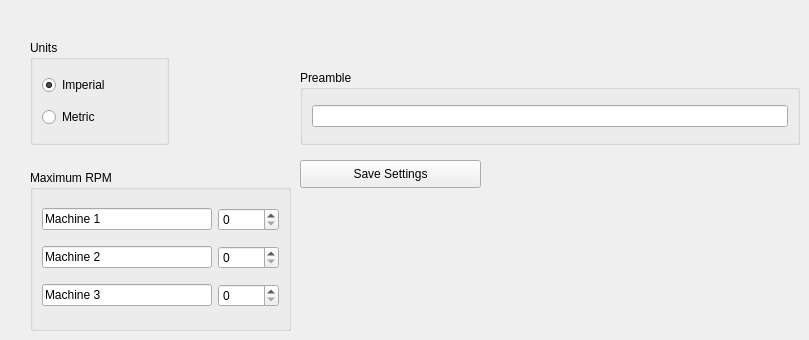
      <widget class="QWidget" name="tab">
       <attribute name="title">
        <string>Setup</string>
       </attribute>
       <widget class="QGroupBox" name="unitsGB">
        <property name="geometry">
         <rect>
          <x>30</x>
          <y>40</y>
          <width>139</width>
          <height>105</height>
         </rect>
        </property>
        <property name="title">
         <string>Units</string>
        </property>
        <layout class="QGridLayout" name="gridLayout_10">
         <item row="0" column="0">
          <widget class="QRadioButton" name="inchRB">
           <property name="text">
            <string>Imperial</string>
           </property>
           <property name="checked">
            <bool>true</bool>
           </property>
           <property name="units" stdset="0">
            <string>G20</string>
           </property>
           <attribute name="buttonGroup">
            <string notr="true">unitsBG</string>
           </attribute>
          </widget>
         </item>
         <item row="1" column="0">
          <widget class="QRadioButton" name="mmRB">
           <property name="text">
            <string>Metric</string>
           </property>
           <property name="units" stdset="0">
            <string>G21</string>
           </property>
           <attribute name="buttonGroup">
            <string notr="true">unitsBG</string>
           </attribute>
          </widget>
         </item>
        </layout>
       </widget>
       <widget class="QGroupBox" name="groupBox_8">
        <property name="geometry">
         <rect>
          <x>300</x>
          <y>70</y>
          <width>500</width>
          <height>75</height>
         </rect>
        </property>
        <property name="minimumSize">
         <size>
          <width>500</width>
          <height>0</height>
         </size>
        </property>
        <property name="title">
         <string>Preamble</string>
        </property>
        <layout class="QGridLayout" name="gridLayout_11">
         <item row="0" column="0">
          <widget class="QLineEdit" name="preambleLE"/>
         </item>
        </layout>
       </widget>
       <widget class="QPushButton" name="saveSettingsPB">
        <property name="geometry">
         <rect>
          <x>300</x>
          <y>160</y>
          <width>181</width>
          <height>28</height>
         </rect>
        </property>
        <property name="text">
         <string>Save Settings</string>
        </property>
       </widget>
       <widget class="QGroupBox" name="groupBox_18">
        <property name="geometry">
         <rect>
          <x>30</x>
          <y>170</y>
          <width>261</width>
          <height>161</height>
         </rect>
        </property>
        <property name="title">
         <string>Maximum RPM</string>
        </property>
        <layout class="QGridLayout" name="gridLayout_26">
         <item row="0" column="0">
          <widget class="QLineEdit" name="machineLE_0">
           <property name="text">
            <string>Machine 1</string>
           </property>
          </widget>
         </item>
         <item row="0" column="1">
          <widget class="QSpinBox" name="rpmMaxSB_0">
           <property name="maximum">
            <number>30000</number>
           </property>
           <property name="singleStep">
            <number>100</number>
           </property>
          </widget>
         </item>
         <item row="1" column="0">
          <widget class="QLineEdit" name="machineLE_1">
           <property name="text">
            <string>Machine 2</string>
           </property>
          </widget>
         </item>
         <item row="2" column="0">
          <widget class="QLineEdit" name="machineLE_2">
           <property name="text">
            <string>Machine 3</string>
           </property>
          </widget>
         </item>
         <item row="1" column="1">
          <widget class="QSpinBox" name="rpmMaxSB_1">
           <property name="maximum">
            <number>30000</number>
           </property>
           <property name="singleStep">
            <number>100</number>
           </property>
          </widget>
         </item>
         <item row="2" column="1">
          <widget class="QSpinBox" name="rpmMaxSB_2">
           <property name="maximum">
            <number>30000</number>
           </property>
           <property name="singleStep">
            <number>100</number>
           </property>
          </widget>
         </item>
        </layout>
       </widget>
      </widget>
